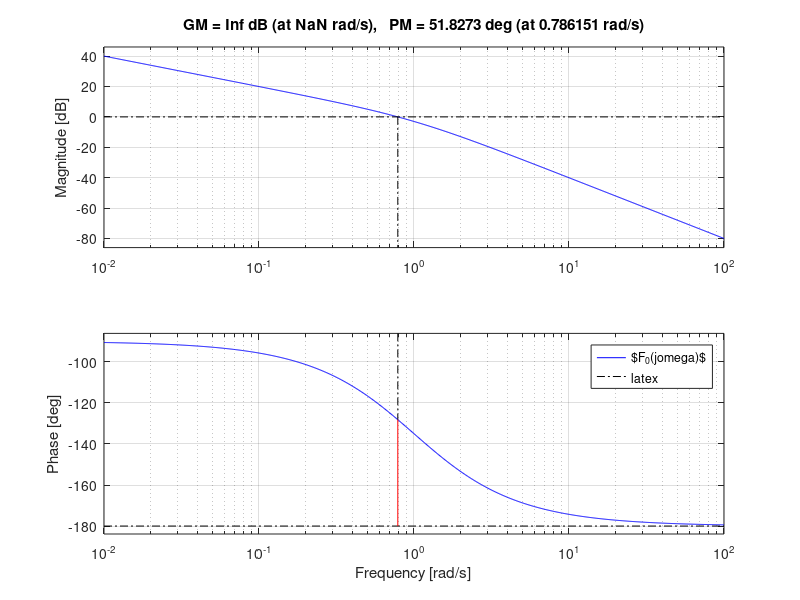

Here is the MATLAB script that generated this plot: (Note: this script raises an error after producing the figure.)
%% Setup

close all;

%% Plot style variables

FS = 15;  % FontSize
LW = 2;  % LineWidth

%% Definizione del problema

% Plant
P = tf(zpk([], [0 -1], 2));

% Measurement
H = 1 / 2;
kd = 1 / H;

%% Specifiche di regime: errore nullo rispetto a un riferimento a gradino

% Controller
C0 = tf(zpk([], [], 1));

% Other transfer functions
G0 = C0 * P;
F0 = G0 * H;

% Plot
f0_handle = figure();
margin(F0);
grid on;
legend("$F_0(j\omega)$", Interpreter="latex");

% Set legends
axs = findall(f0_handle, Type="Axes");
txt = "$F_0(j\omega)$";
for ii = 1 : length(axs)
    lines = findall(axs(ii), Type="Line");
    legend(axs(ii), lines(1), txt, Interpreter="latex");
    lgd = legend(axs(ii));
    lgd.String = txt; lgd.String = txt;
    lgd.Interpreter = "latex";
end

%% Specifiche di regime: errore nullo rispetto a un disturbo a gradino

% Controller
C1 = tf(zpk([], [0], 1));

% Other transfer functions
G1 = C1 * P;
F1 = G1 * H;

% Plot
figure();
margin(F1);
grid on;
legend("$F_1(j\omega)$", Interpreter="latex");

% Set legends
axs = findall(gcf, Type="Axes");
txt = "$F_1(j\omega)$";
for ii = 1 : length(axs)
    lines = findall(axs(ii), Type="Line");
    legend(axs(ii), lines(1), txt, Interpreter="latex");
    lgd = legend(axs(ii));
    lgd.String = txt; lgd.String = txt;
    lgd.Interpreter = "latex";
end

%% Stabilità

% Controller
C2 = tf(zpk([-0.1], [0], 10));

% Other transfer functions
G2 = C2 * P;
F2 = G2 * H;
W2 = feedback(G2, H);

% Plot
figure();
margin(F2);
grid on;
legend("$F_2(j\omega)$", Interpreter="latex");

% Set legends
axs = findall(gcf, Type="Axes");
txt = "$F_2(j\omega)$";
for ii = 1 : length(axs)
    lines = findall(axs(ii), Type="Line");
    legend(axs(ii), lines(1), txt, Interpreter="latex");
    lgd = legend(axs(ii));
    lgd.String = txt; lgd.String = txt;
    lgd.Interpreter = "latex";
end

%% Tune gain to adjust phase margin

% Controller: we set w_c to 0.3 by dividing C2 by |F2(j0.3)|
C3 = C2 / abs(freqresp(F2,0.3));

% Other transfer functions
G3 = C3 * P;
F3 = G3 * H;
W3 = feedback(G3, H);
W3H = W3 * H;

% Plot F3
figure();
margin(F3);
grid on;
legend("$F_3(j\omega)$", Interpreter="latex");

% Set legends
axs = findall(gcf, Type="Axes");
txt = "$F_3(j\omega)$";
for ii = 1 : length(axs)
    lines = findall(axs(ii), Type="Line");
    legend(axs(ii), lines(1), txt, Interpreter="latex");
    lgd = legend(axs(ii));
    lgd.String = txt; lgd.String = txt;
    lgd.Interpreter = "latex";
end

% Plot W3
handle = figure();
bode(W3H);
grid on;
legend("$W_3^{'}(j\omega)$", Interpreter="latex");

% Plot vertical lines at desired frequencies
% If it does not work on MATLAB online, execute this block again
w = [0.03, 0.1, 1];
axs = findall(handle, Type="Axes");
for jj = 1 : length(w)
    ww = w(jj);
    colorOrder = colororder;
    color = colorOrder(jj + 1, :);
    xline(axs(1), ww, '--', DisplayName=['$\omega = ' num2str(ww) '$'], Color=color, LineWidth=1.5);
    xline(axs(2), ww, '--', Color=color, LineWidth=1.5, HandleVisibility='off');
end

%% Plot style

% This command will set the font size to all the figures
set(findall(findall(groot, Type="Figure"), "-property","FontSize"), FontSize=FS);

% This command will set the line width to all the lines of all the figures
set(findall(findall(groot, Type="Figure"), Type="Line"), LineWidth=LW);
